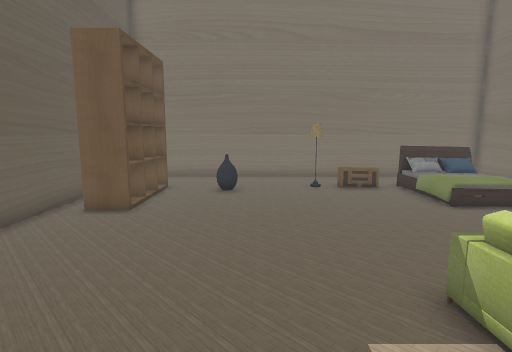
View 1 (above)

13 first-person views from a walk through a 3-D level made in the Unity game engine. The camera is 1.3 m above the floor, tilts 8° down and sees 80° across. The floor is counted in squares, 0.5 m on a side. Each view is taken from the middle of a square. On the plan, view 1 faces up. The plan holds only what a view shows up to about 20 squares ahead; the rest is blank. The player character is not drawn. Some surface patterns are stand-ins.

View 2
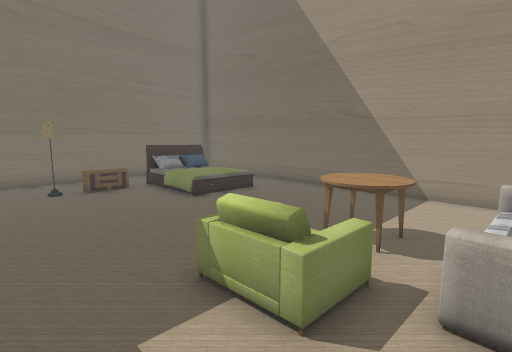

View 3
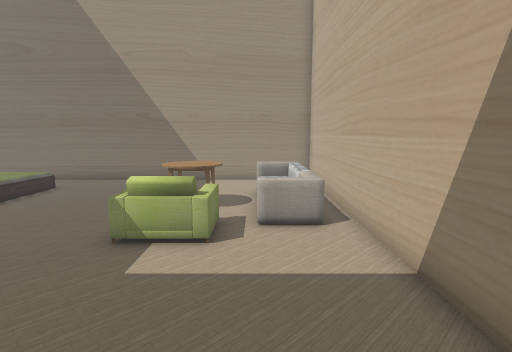

View 4
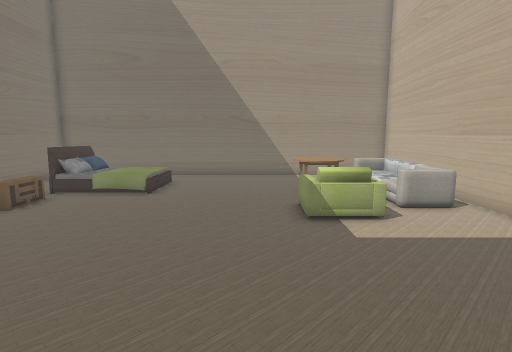

View 5
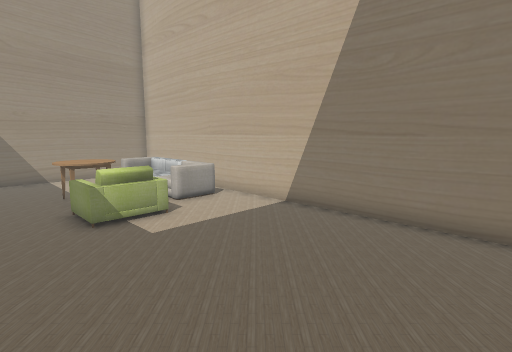

View 6
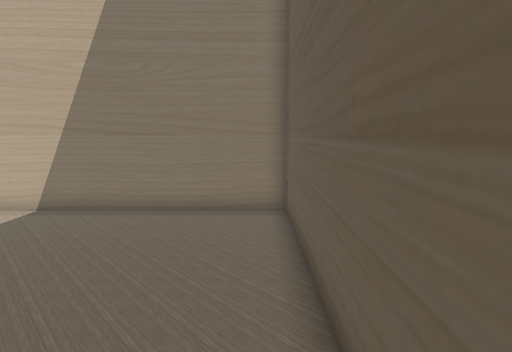

View 7
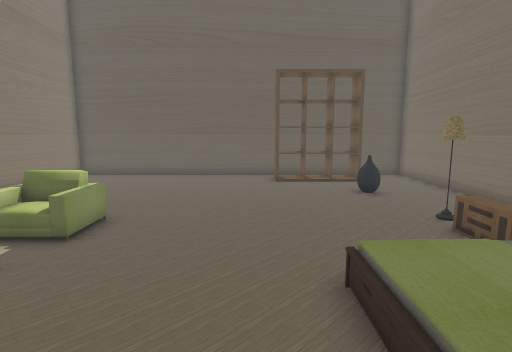

View 8
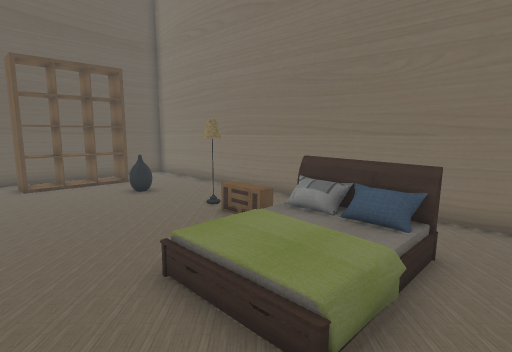

View 9
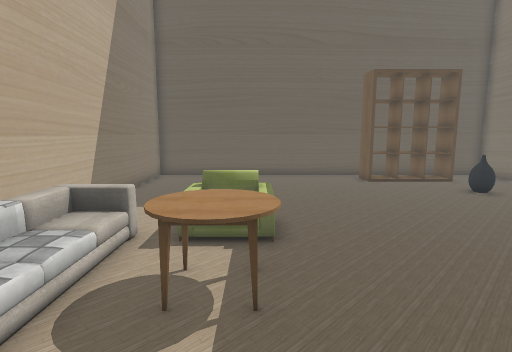

View 10
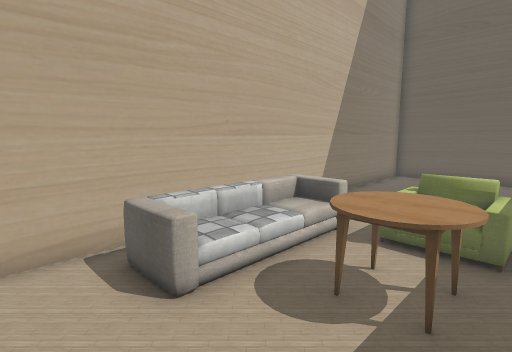

View 11
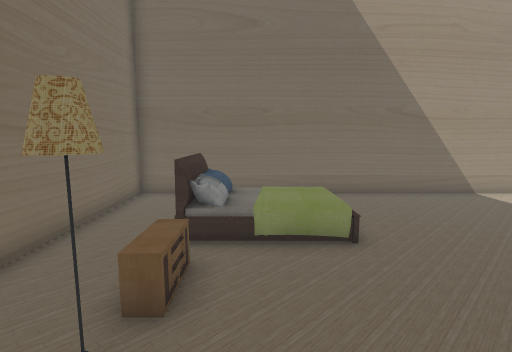

View 12
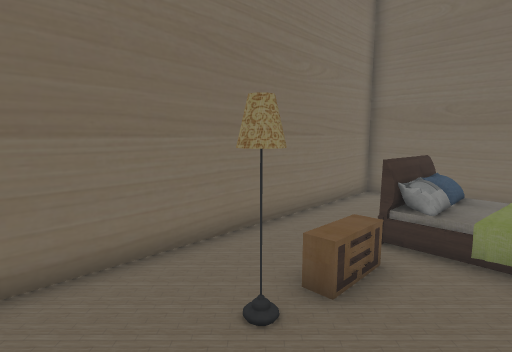

View 13
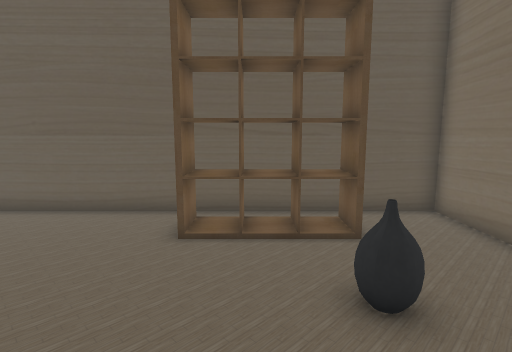

### Floor plan
Key: @ floor where view 1 was taken; # wall or solid block; . main floor; : floor 0.25 m higher than the main floor; + floor 0.5 m higher than the main floor; v drop or lower ground; R rack; B bed; A vase; C chair; T table; S sofa; O other object.
Columns run from 7 left of view 1 to 13 right of it. Each row starts with its distance up from view 1.
 18 #####################
 17 #...................#
 16 #...................#
 15 #.R.......O...BBBB..#
 14 #RRR.AA........  +..#
 13 #RRR..........:  +..#
 12 #RRR..........+  +..#
 11 #RRR..........:+++..#
 10 #RRR................#
  9 #...................#
  8 #...................#
  7 #...................#
  6 #...................#
  5 #...................#
  4 #.........CCCTTT....#
  3 #.........CC.TTT....#
  2 #.........CCC.TT....#
  1 #................S..#
  0 #......@...v     ...#
 -1 #...........vv   ...#
 -2 #####################

Where each view was taken, in squares from view 1:
view 1: 0 up, 0 right, facing up
view 2: 0 up, 0 right, facing up-right
view 3: 1 up, 4 left, facing right
view 4: 6 up, 6 left, facing right
view 5: 7 up, 6 left, facing down-right
view 6: 8 up, 6 left, facing down
view 7: 9 up, 12 right, facing left
view 8: 8 up, 12 right, facing up-left
view 9: 4 up, 12 right, facing left
view 10: 5 up, 12 right, facing down-left
view 11: 13 up, 0 right, facing right
view 12: 12 up, 0 right, facing up-right
view 13: 12 up, 3 right, facing left
